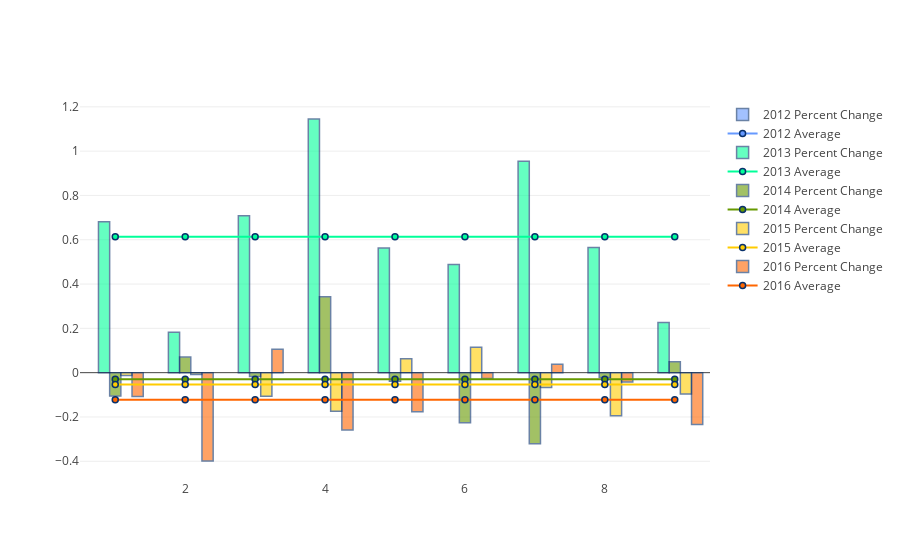

Notebook code cell kept with this figure:
### Code cell
display(HTML('<h2>Percent Change of DFS Placement Rates Across All Counties {}-{}</h2>'.format(BEGIN_YEAR,END_YEAR)))
#print(juvenile_arrests[['Rate']].loc[idx[county,BEGIN_YEAR:END_YEAR], :].pct_change().values.flatten().tolist())

data = generate_pct_change_data_obj(placement_rates_data,BEGIN_YEAR,str(int(END_YEAR)),district=True)
pl.offline.iplot(data, filename='county arrests rates over 5 years')

### Figure 1 — Plotly figure (JSON) as saved in the notebook; plotly's stock layout.template omitted (floating-point values rounded to 4 significant figures)
{"data": [{"marker": {"color": "#6699ff", "line": {"color": "rgb(8,48,107)", "width": 1.5}}, "name": "2012 Percent Change", "opacity": 0.6, "textposition": "auto", "type": "bar", "uid": "ae6765cc-b5f9-11e8-a737-e82aea1df894", "x": [1, 2, 3, 4, 5, 6, 7, 8, 9], "y": [null, null, null, null, null, null, null, null, null]}, {"marker": {"color": "#6699ff", "line": {"color": "rgb(8,48,107)", "width": 1.5}}, "name": "2012 Average", "type": "scatter", "uid": "ae6765cd-b5f9-11e8-a737-e82aea1df894", "x": [1, 2, 3, 4, 5, 6, 7, 8, 9], "y": [null, null, null, null, null, null, null, null, null]}, {"marker": {"color": "#00ff99", "line": {"color": "rgb(8,48,107)", "width": 1.5}}, "name": "2013 Percent Change", "opacity": 0.6, "textposition": "auto", "type": "bar", "uid": "ae6765ce-b5f9-11e8-a737-e82aea1df894", "x": [1, 2, 3, 4, 5, 6, 7, 8, 9], "y": [0.6816, 0.1827, 0.7087, 1.145, 0.5632, 0.4886, 0.9549, 0.5652, 0.2269]}, {"marker": {"color": "#00ff99", "line": {"color": "rgb(8,48,107)", "width": 1.5}}, "name": "2013 Average", "type": "scatter", "uid": "ae6765cf-b5f9-11e8-a737-e82aea1df894", "x": [1, 2, 3, 4, 5, 6, 7, 8, 9], "y": [0.613, 0.613, 0.613, 0.613, 0.613, 0.613, 0.613, 0.613, 0.613]}, {"marker": {"color": "#669900", "line": {"color": "rgb(8,48,107)", "width": 1.5}}, "name": "2014 Percent Change", "opacity": 0.6, "textposition": "auto", "type": "bar", "uid": "ae6765d0-b5f9-11e8-a737-e82aea1df894", "x": [1, 2, 3, 4, 5, 6, 7, 8, 9], "y": [-0.1059, 0.07077, -0.01693, 0.3426, -0.03843, -0.2257, -0.3215, -0.02176, 0.04909]}, {"marker": {"color": "#669900", "line": {"color": "rgb(8,48,107)", "width": 1.5}}, "name": "2014 Average", "type": "scatter", "uid": "ae6765d1-b5f9-11e8-a737-e82aea1df894", "x": [1, 2, 3, 4, 5, 6, 7, 8, 9], "y": [-0.02974, -0.02974, -0.02974, -0.02974, -0.02974, -0.02974, -0.02974, -0.02974, -0.02974]}, {"marker": {"color": "#ffcc00", "line": {"color": "rgb(8,48,107)", "width": 1.5}}, "name": "2015 Percent Change", "opacity": 0.6, "textposition": "auto", "type": "bar", "uid": "ae6765d2-b5f9-11e8-a737-e82aea1df894", "x": [1, 2, 3, 4, 5, 6, 7, 8, 9], "y": [-0.01335, -0.008825, -0.1064, -0.1737, 0.06268, 0.1146, -0.06699, -0.1942, -0.09651]}, {"marker": {"color": "#ffcc00", "line": {"color": "rgb(8,48,107)", "width": 1.5}}, "name": "2015 Average", "type": "scatter", "uid": "ae6765d3-b5f9-11e8-a737-e82aea1df894", "x": [1, 2, 3, 4, 5, 6, 7, 8, 9], "y": [-0.05363, -0.05363, -0.05363, -0.05363, -0.05363, -0.05363, -0.05363, -0.05363, -0.05363]}, {"marker": {"color": "#ff6600", "line": {"color": "rgb(8,48,107)", "width": 1.5}}, "name": "2016 Percent Change", "opacity": 0.6, "textposition": "auto", "type": "bar", "uid": "ae6765d4-b5f9-11e8-a737-e82aea1df894", "x": [1, 2, 3, 4, 5, 6, 7, 8, 9], "y": [-0.1079, -0.3988, 0.1061, -0.2589, -0.1768, -0.02598, 0.03743, -0.04246, -0.2339]}, {"marker": {"color": "#ff6600", "line": {"color": "rgb(8,48,107)", "width": 1.5}}, "name": "2016 Average", "type": "scatter", "uid": "ae6765d5-b5f9-11e8-a737-e82aea1df894", "x": [1, 2, 3, 4, 5, 6, 7, 8, 9], "y": [-0.1223, -0.1223, -0.1223, -0.1223, -0.1223, -0.1223, -0.1223, -0.1223, -0.1223]}], "layout": {}}
